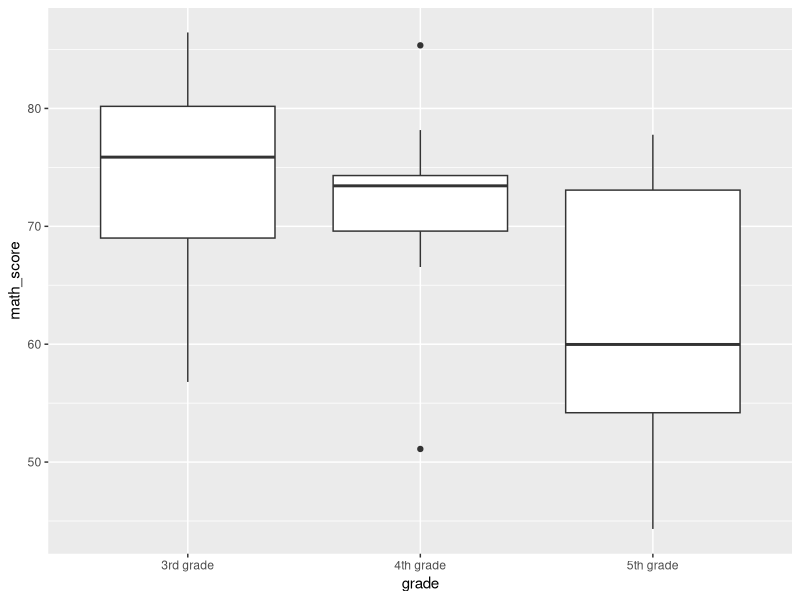

Generate this figure with R:
## ---- chunk 1

library(multcomp)
library(ggplot2)


## ---- chunk 2

data <- data.frame(student_id = 1:30,
                   grade = c(rep("3rd grade", 10), rep("4th grade", 10), rep("5th grade", 10)),
                   math_score = c(rnorm(10, mean = 80, sd = 10),
                                  rnorm(10, mean = 70, sd = 10),
                                  rnorm(10, mean = 60, sd = 10)))

## ---- chunk 3

str(data)

## ---- chunk 4

data$grade <- as.factor(data$grade)

model <- aov(math_score ~ grade, data = data)

## ---- chunk 5

summary(model)

## ---- chunk 6

tukey <- glht(model, linfct = mcp(grade = "Tukey"))
summary(tukey)

## ---- chunk 7

ggplot(data, aes(x = grade, y = math_score)) + 
  geom_boxplot()
